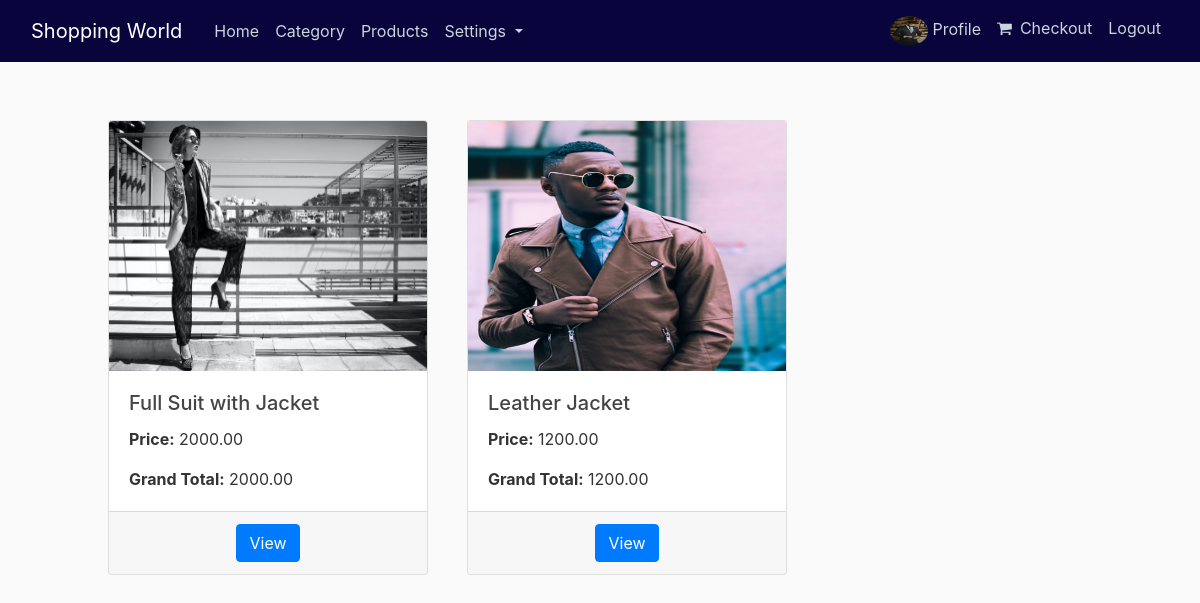
The app's page /My-Orders (signed in) with its own data.
### Users/models.py (models this page shows, shortened)
class Profile(models.Model):
    user = models.OneToOneField(User,on_delete=models.CASCADE)
    is_email = models.BooleanField(default=False)
    image = models.ImageField(default='default.jpg',upload_to='profile_pics')

### Products/models.py (models this page shows, shortened)
class Order(models.Model):
    Name = models.CharField(max_length=50)
    ProductId = models.ForeignKey(Product,on_delete=models.CASCADE)
    UserId = models.ForeignKey(User,on_delete=models.CASCADE)
    Size = models.CharField(max_length=10)
    Color = models.CharField(max_length=20)
    Quntity = models.IntegerField()
    Price = models.DecimalField(max_digits=8,decimal_places=2)
    GrandTotal = models.DecimalField(max_digits=10,decimal_places=2)
    Image = models.ImageField(default = 'default.jpg',upload_to='images')

### Products/views.py (the view)
# urls.py: path('My-Orders', Product_views.OrderListView.as_view(), name='my-orders'),
class OrderListView(LoginRequiredMixin,ListView):
    model = Order
    template_name = 'Products/orders.html'
    context_object_name = 'Orders'
    def get_queryset(self):
        user_id = self.request.session['user_id']
        orderdata = Order.objects.filter(UserId = user_id)
        return orderdata

### Products/templates/Products/orders.html
{% extends "Products/base.html" %}
{% block content%}
<div class="container">
  <div class="row">
    <div class="col-md-12 col-lg-12 col-xl-12 col-sm-12">
      <div class="row ml-5 mt-3">
        {% for order in Orders %}
        <div class="col-sm-12 col-md-6 col-xl-4 col-lg-4 mt-4">
          <div class="card" style="width: 20rem;">
            <img src="{{ order.Image.url }}" class="card-img-top w-100" alt="{{ order.Name }}">
            <div class="card-body">
              <h5 class="card-title">{{ order.Name }}</h5>
              <p class="card-text"><b>Price:</b>   {{ order.Price }}</p>
              <p class="card-text"><b>Grand Total:</b>   {{ order.GrandTotal }}</p>
            </div>
            <div class="card-footer text-center">
                <a href="{% url 'product-detail' order.ProductId.id %}" class="btn btn-primary">View </a>
            </div>
          </div>
        </div>
        {% endfor %}
      </div>
    </div>
  </div>
</div>
{% endblock content %}

### Products/templates/Products/base.html (shortened to what this page needs)
{% load static %}
<!DOCTYPE html>
<html>
<head>
  <link rel="stylesheet" href="https://stackpath.bootstrapcdn.com/font-awesome/4.7.0/css/font-awesome.min.css"
>
  <link rel="stylesheet" href="https://maxcdn.bootstrapcdn.com/bootstrap/4.0.0/css/bootstrap.min.css"
>
  <link rel="stylesheet" type="text/css" href="{% static 'Products/main.css'%}">
</head>
<body>
  <header class="site-header">
    <nav class="navbar navbar-expand-md navbar-dark bg-steel fixed-top">
      <div class="container-fluid m-0">
        <a class="navbar-brand mr-4" href="{% url 'home'%}">Shopping World </a>
        <div class="collapse navbar-collapse" id="navbarToggle">
          <div class="navbar-nav mr-auto">
            <a class="nav-item nav-link" href="{% url 'home'%}">Home</a>
            <a class="nav-item nav-link" href="{% url 'category'%}">Category</a>
            <a class="nav-item nav-link" href="{% url 'products'%}">Products</a>
            <ul class="navbar-nav">
              <li class="nav-item dropdown">
                <a class="nav-link dropdown-toggle" href="#" id="navbarDarkDropdownMenuLink" role="button"
                  data-bs-toggle="dropdown" aria-expanded="false">
                  Settings
                </a>
              </li>
            </ul>
          </div>
          <div class="navbar-nav ">
            {% if user.is_authenticated %}
              <a class="nav-item nav-link" href="{% url 'profile' %}">
                <img src="{{ user.profile.image.url }}" class="rounded-circle " style="height:30px;width: 38px;" />
                Profile
              </a>
              <a class="nav-item nav-link" href="{% url 'cart' %}">
                <i class="fa fa-shopping-cart mr-2"></i>Checkout
              </a>
              <a class="nav-item nav-link " href="{% url 'logout' %}">Logout</a>
            {% else %}
              <a class="nav-item nav-link" href="{% url 'login' %}">Login</a>
              <a class="nav-item nav-link" href="{% url 'register' %}">Register</a>
            {% endif%}
          </div>
        </div>
      </div>
    </nav>
  </header>
  <main role="main" class="container-fluid">
    {% block content %}{% endblock %}
  </main>
</body>
</html>

### Products/static/Products/main.css (style rules this page uses)
body { background: #fafafa; color: #333333; margin-top: 5rem; }
h1, h2, h3, h4, h5, h6 { color: #444444; }
ul { margin: 0; }
.bg-steel { background-color: #0a043c !important; }
.site-header .navbar-nav .nav-link { color: #cbd5db; }
.dropdown-toggle { background-color: #0a043c !important; }
.card-img-top { height: 250px; }

### records on screen
Order: Image (picture), Name "Full Suit with Jacket", Price "2000.00", GrandTotal "2000.00"
Order: Image (picture), Name "Leather Jacket", Price "1200.00", GrandTotal "1200.00"
